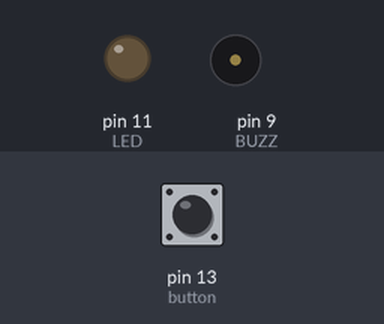
A sketch run on a simulated Arduino Uno, built with avr-gcc and run on an emulated ATmega328P. Parts: output pins drawn as LEDs (lit = HIGH), buzzer (waves = sounding). The test bench sets the inputs (shaded band); at power-on: pin 13 (button) LOW. What the sketch prints to the serial monitor is not drawn.

Above: at 1.2 s.
1.3 s: pin 13 (button) pulled HIGH for 0.15 s
At 1.38 s:
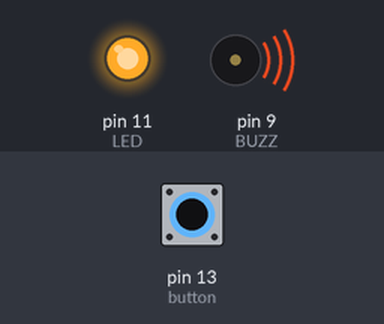
2.9 s: pin 13 (button) pulled HIGH for 3.2 s
At 6.5 s:
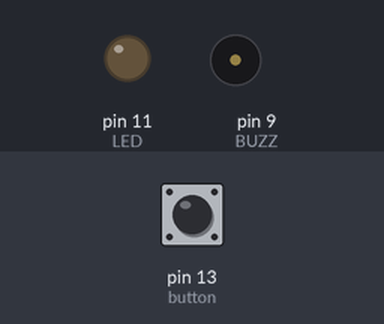
Timing chart, 0 to 8.0 s (numbered marks = the images above; inputs shaded):
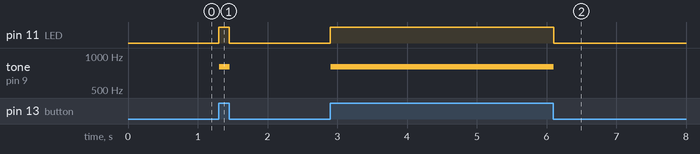

The sketch:

buzzer.ino
```cpp
const int button = 13;
const int LED = 11;
const int BUZZ = 9;

void setup() {
  // put your setup code here, to run once:
  pinMode(button, INPUT);
  pinMode(LED,OUTPUT);
  pinMode(BUZZ,OUTPUT);
  Serial.begin(9600);
}

void loop() {
  // put your main code here, to run repeatedly:
  int BUT_VAL = digitalRead(button);
  digitalWrite(LED,BUT_VAL);
 Serial.println(BUT_VAL);
  if(BUT_VAL == 1){
    tone(BUZZ,800);
  } else
    noTone(BUZZ);

}
```

Measured:
- after the input at 1.3 s, pin 11 (LED): LOW → HIGH at once, → LOW 0.15 s later; tone on pin 9 (BUZZ): silent → 800 Hz at once, → silent 0.15 s later
- after the input at 2.9 s, pin 11 (LED): LOW → HIGH at once, → LOW 3.2 s later; tone on pin 9 (BUZZ): silent → 800 Hz at once, → silent 3.2 s later
